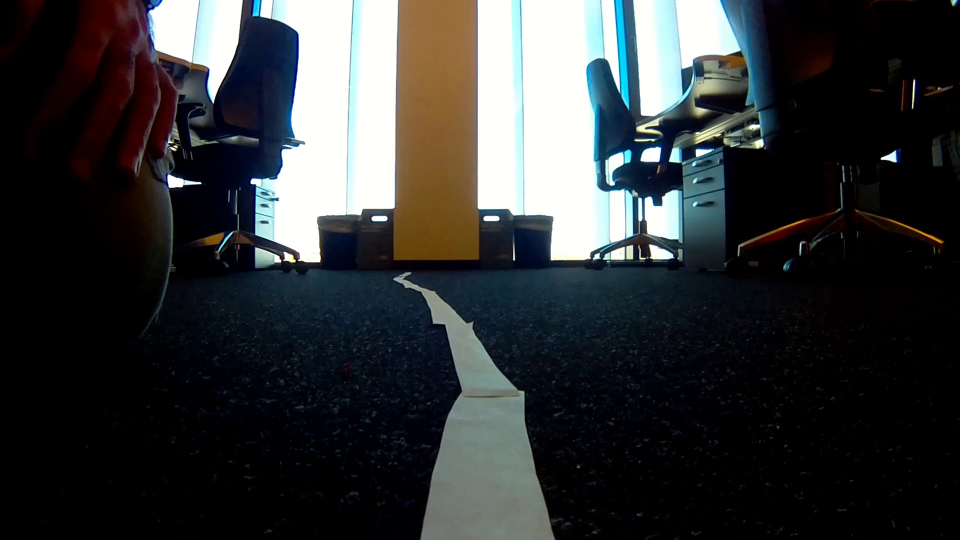
#> input picture frame 9 of Smart-car-project/Smart-car-project/Resources/geradeSpurHaltenabenSChlecht.mp4, 1920 x 1080 px, given in place of gerade_andersrum.mp4, which was not available (shown at 1/2 size)
$ python LaneDetectionCalibration.py
#> lines starting #> are read from the running program, lines starting #| are printed output that depends on the picture; after the words box and inside, x2 and y2 are one past the last pixel; in counts of white or black regions, pixels touching at a corner belong together; pictures that were not available may be replaced by others from this repository, and a replacement may not be noted
import time
import cv2
import numpy as np

#cap = cv2.VideoCapture("Resources/geradeWWK1.mp4")
#cap = cv2.VideoCapture("Resources/kurveLinksWWK1.mp4")
cap = cv2.VideoCapture("Resources/gerade_andersrum.mp4")
# [4 lines of commented-out code are left out]

def empty(a):
    pass
#Best default values so far
#(0, 105, 0, 98, 158, 255) gutes vid
#(0, 106, 0, 58, 149, 255) gutes Vid
#(95, 105, 26, 78, 93, 182) beim schlechten vid


# (0, 179, 0, 45, 205, 255) gerade andersrum gut


#erster Versuch
#Hue Min 17
#Hue Max 76
#Sat Min 7
#Sat Max 255
#Val Min 131
#Val Max 255
#
#zweiter Versuch
#Hue Min 16
#Hue Max 45
#Sat Min 7
#Sat Max 35
#Val Min 131
#Val Max 255

cv2.namedWindow("Trackbars")
cv2.resizeWindow("Trackbars", 640,240)
cv2.createTrackbar("Hue Min", "Trackbars", 17,179, empty)
cv2.createTrackbar("Hue Max", "Trackbars", 76,179, empty)
cv2.createTrackbar("Sat Min", "Trackbars", 6,255, empty)
cv2.createTrackbar("Sat Max", "Trackbars", 35,255, empty)
cv2.createTrackbar("Val Min", "Trackbars", 131,255, empty)
cv2.createTrackbar("Val Max", "Trackbars", 255,255, empty)

breakLoop = False

scalingFactorX = 0.35
scalingFactorY = 0.35

width = int(scalingFactorX * cap.get(3))
height = int(scalingFactorY * cap.get(4))

while not breakLoop:
    success, img = cap.read()
#> img is the input picture: shape (1080, 1920, 3); mean B, G, R 55.4, 54.1, 51.7
    if (not success):
        break

    breakLoop = False

    img = cv2.resize(img, None, fx=scalingFactorX, fy=scalingFactorY)
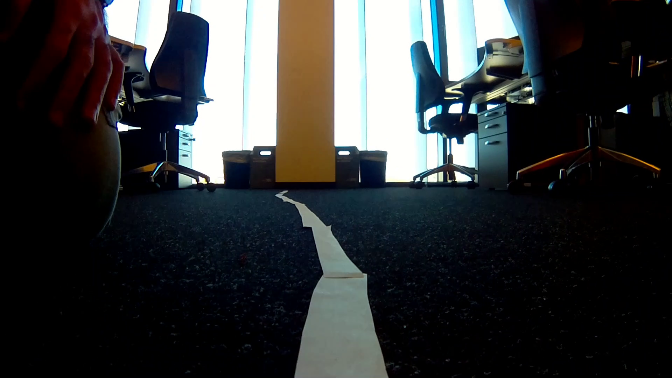
#> img: shape (378, 672, 3); mean B, G, R 55.3, 54, 51.6
    img = img[int(height / 4) : height, 0 : width]
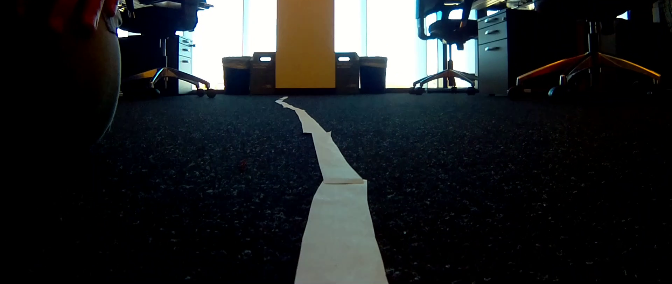
#> img: shape (284, 672, 3); mean B, G, R 37.1, 35.3, 32.5
    #GaussianBlur
    imgBlur = cv2.GaussianBlur(img, (7,7), 0)
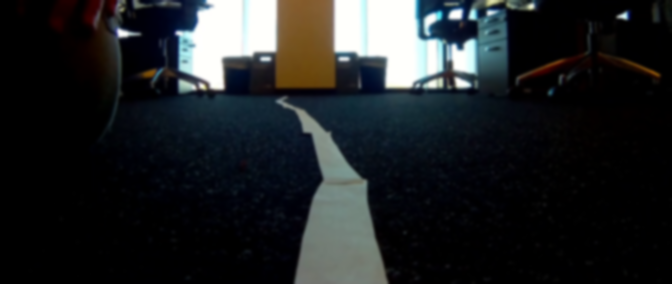
#> imgBlur: shape (284, 672, 3); mean B, G, R 37, 35.3, 32.5
    #Convert to HSV
    imgHSV = cv2.cvtColor(imgBlur, cv2.COLOR_BGR2HSV)
#> imgHSV: shape (284, 672, 3); mean H, S, V 62.5, 112.4, 40.6
    #Show images
    cv2.imshow('Original', img)
    cv2.imshow('HSV', imgHSV)

    while True:
        h_min = cv2.getTrackbarPos("Hue Min", "Trackbars")
        h_max = cv2.getTrackbarPos("Hue Max", "Trackbars")
        s_min = cv2.getTrackbarPos("Sat Min", "Trackbars")
        s_max = cv2.getTrackbarPos("Sat Max", "Trackbars")
        v_min = cv2.getTrackbarPos("Val Min", "Trackbars")
        v_max = cv2.getTrackbarPos("Val Max", "Trackbars")
        print(h_min, h_max, s_min, s_max, v_min, v_max)

        lower = np.array([h_min,s_min,v_min])
        upper = np.array([h_max,s_max,v_max])

        mask = cv2.inRange(imgHSV,lower,upper)
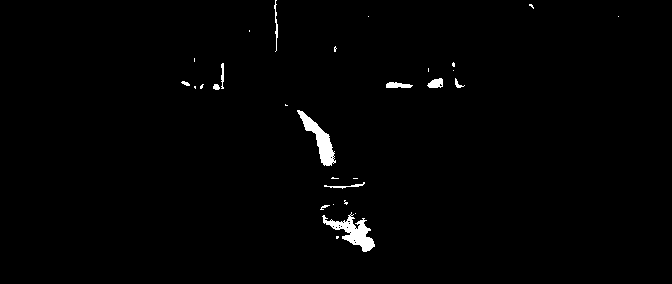
#> mask: shape (284, 672); 1.1% white; 29 white regions (18 under 20 px), largest, box (x1, y1, x2, y2) and area: (322, 212, 375, 252) 784, (297, 110, 336, 166) 696, (386, 82, 413, 88) 121

        #wwcv2.waitKey(0)
        cv2.imshow('Mask', mask)

        keyPress = cv2.waitKey(1)
#> (key q is pressed here)
        if keyPress & 0xFF == ord('q'):
            breakLoop = True
            break
        elif (keyPress & 0xFF == ord('w')):
            break

    a = 12

cv2.destroyAllWindows()
